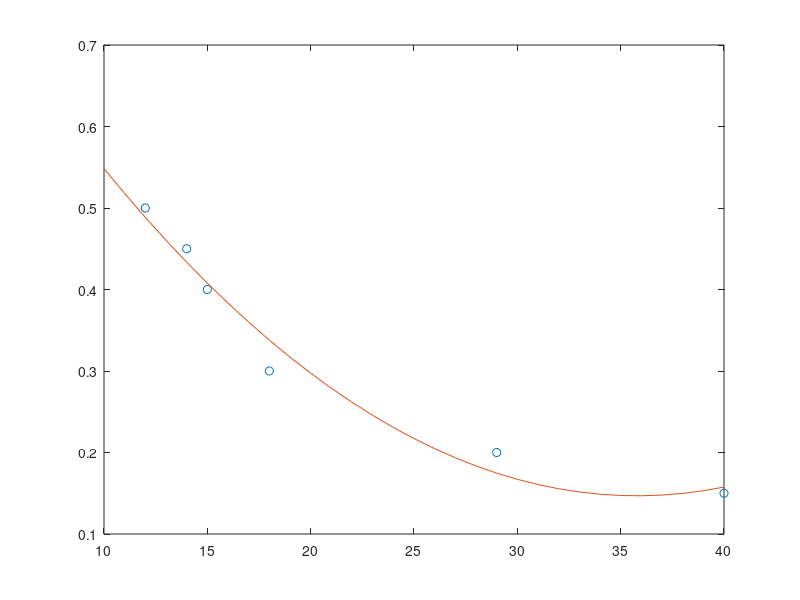

This figure's MATLAB source:
y=[0.15,0.2,0.3,0.40,0.45,0.5];
x=[40, 29, 18, 15, 14, 12];
close all;
plot(x,y,'o')

p = polyfit(x,y,2)

hold on;

xp=10:1:40;
yp=p(1).*xp.*xp + p(2).*xp+p(3);

plot(xp,yp)